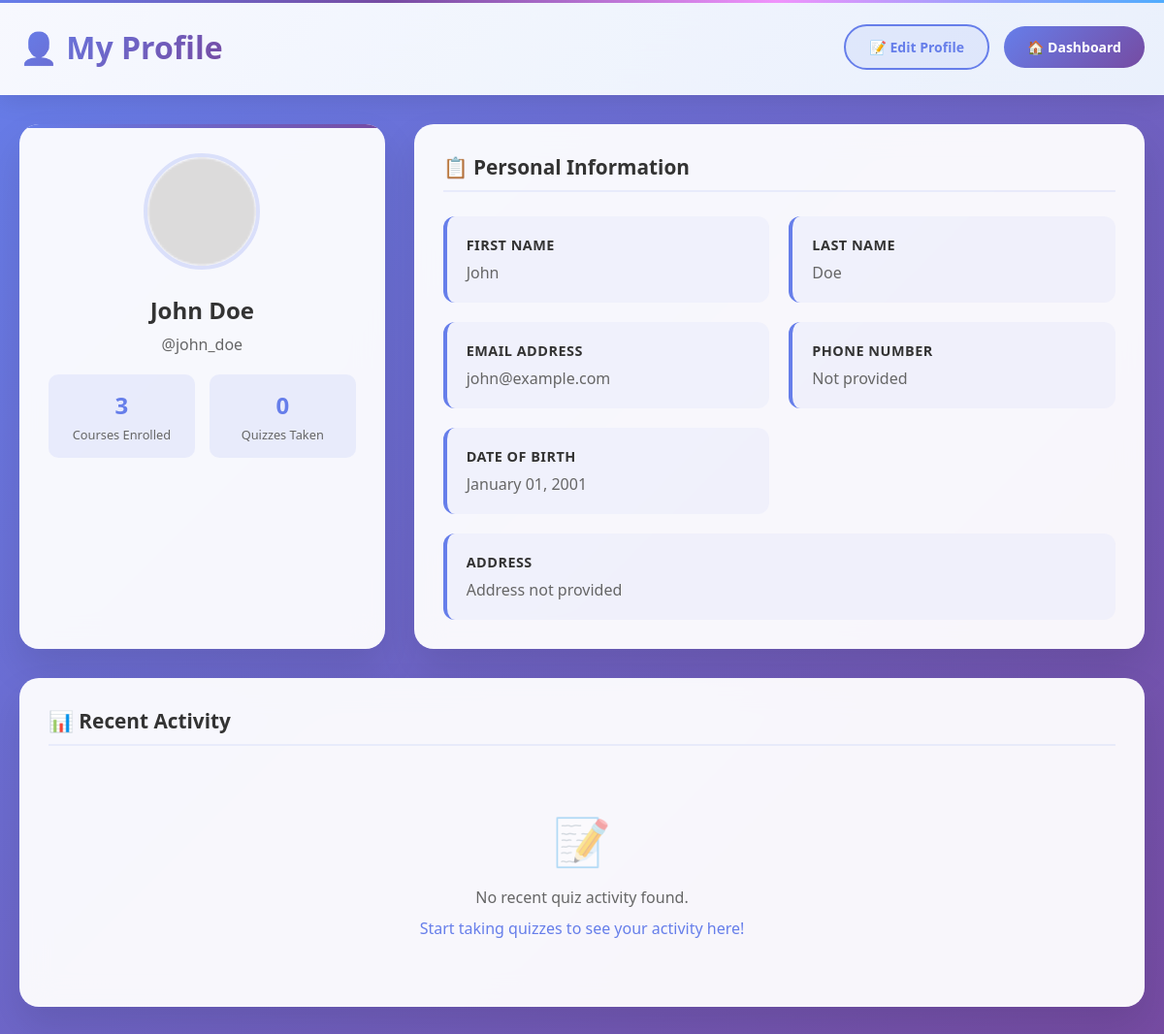
Before: /learner_profile/1 with the older database file.
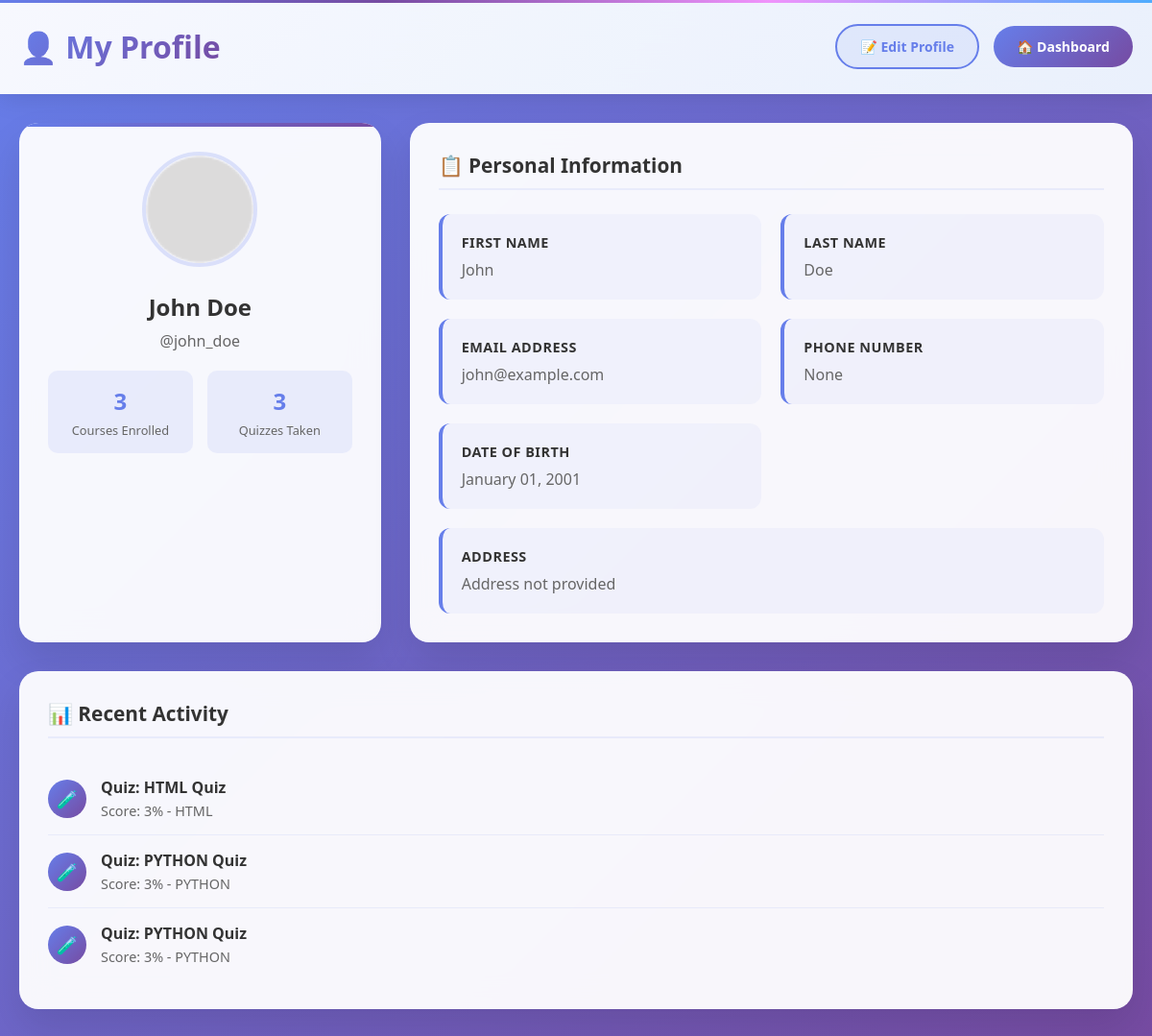
After: the same page with the newer database file.
### website/models.py (models this page shows, shortened)
class Learner(models.Model):
        username = models.CharField(max_length=50)
        first_name = models.CharField(max_length=50, default='')
        last_name = models.CharField(max_length=50, default='')
        profile_picture = models.ImageField(null=True, blank=True, upload_to='images/')
        email = models.EmailField()
        ph_number = models.CharField(max_length=15, blank=True, null=True)
        DOB = models.DateField( null = True, default='2001-01-01')
        user = models.OneToOneField(User, on_delete=models.CASCADE, default=None)
        dno = models.CharField(max_length=100, null=True, blank=True, default='--')
        street = models.CharField(max_length=100, null=True, blank=True, default='--')
        city = models.CharField(max_length=100, null=True, blank=True, default='--')
        state = models.CharField(max_length=100, null=True, blank=True, default='--')
        country = models.CharField(max_length=100, null=True, blank=True, default='--')
        pincode = models.CharField(max_length=100, null=True, blank=True, default='--')

class Submission_quiz(models.Model):
    Learner = models.ForeignKey(Learner, on_delete=models.CASCADE)
    Quiz = models.ForeignKey(Quiz, on_delete=models.CASCADE )
    score = models.IntegerField(blank=True, null=True, default = 0)

class Quiz(models.Model):
    title = models.CharField(max_length=255)
    course = models.ForeignKey(Course, on_delete=models.CASCADE, null=True, blank=True)

class Course(models.Model):
    name = models.CharField(max_length=50)
    description = models.TextField()
    price = models.IntegerField()
    discount = models.IntegerField( null=True, blank=True)

### website/views.py (the view)
# urls.py: path('learner_profile/<int:id>', views.learner_profile, name='learner_profile'),
def learner_profile(request, id):
    try:
        learner = Learner.objects.get(id=id)
        from django.db.models import Count
        from .models import learnings, Submission_quiz
        total_courses = Course.objects.count()
        enrolled_courses = learnings.objects.filter(learner=learner, activation=True).count()
        quiz_submissions = Submission_quiz.objects.filter(Learner=learner)
        total_quizzes_taken = quiz_submissions.count()
        latest_score = quiz_submissions.order_by('-id').first()
        latest_score_value = latest_score.score if latest_score else 0
        recent_quizzes = quiz_submissions.order_by('-id')[:5]
        context = {
            'learner': learner,
            'total_courses': total_courses,
            'enrolled_courses': enrolled_courses,
            'total_quizzes_taken': total_quizzes_taken,
            'latest_score': latest_score_value,
            'recent_quizzes': recent_quizzes,
        }
        return render(request, 'learner/profile.html', context)
    except Learner.DoesNotExist:
        return render(request, 'learner/profile.html', {'error': 'Learner not found'})
    except Exception as e:
        print(f"❌ Error loading learner profile: {e}")
        return render(request, 'learner/profile.html', {'error': 'Error loading profile'})

### website/templates/learner/profile.html (shortened to what the changed rows need)
<!DOCTYPE html>
<html lang="en">
<head>
</head>
<body>
    <div class="header">
        <div class="header-content">
            <h1>👤 My Profile</h1>
        </div>
    </div>
    <div class="container">
        {% if error %}
        <div class="error-message">
            <strong>❌ Error:</strong> {{ error }}
        </div>
        {% else %}
        <div class="profile-layout">
            <div class="profile-card">
                <div class="profile-pic">
                    {% if learner.profile_picture %}
                        <img src="{{ learner.profile_picture.url }}" alt="Profile Picture" onerror="this.parentElement.innerHTML='<div class=\'default-avatar\'>👤</div>';">
                    {% else %}
                        <div class="default-avatar">👤</div>
                    {% endif %}
                </div>
                <div class="profile-name">
                    {{ learner.first_name|default:learner.username }} {{ learner.last_name }}
                </div>
                <div class="profile-username">@{{ learner.username }}</div>
                <div class="profile-stats">
                    <div class="stat-item">
                        <div class="stat-number">{{ enrolled_courses|default:0 }}</div>
                        <div class="stat-label">Courses Enrolled</div>
                    </div>
                    <div class="stat-item">
                        <div class="stat-number">{{ total_quizzes_taken|default:0 }}</div>
                        <div class="stat-label">Quizzes Taken</div>
                    </div>
                </div>
            </div>
            <div class="details-card">
                <h3 class="section-title">📋 Personal Information</h3>
                <div class="info-grid">
                    <div class="info-item">
                        <div class="info-label">First Name</div>
                        <div class="info-value">{{ learner.first_name|default:"Not provided" }}</div>
                    </div>
                    <div class="info-item">
                        <div class="info-label">Last Name</div>
                        <div class="info-value">{{ learner.last_name|default:"Not provided" }}</div>
                    </div>
                    <div class="info-item">
                        <div class="info-label">Email Address</div>
                        <div class="info-value">{{ learner.email }}</div>
                    </div>
                    <div class="info-item">
                        <div class="info-label">Phone Number</div>
                        <div class="info-value">{{ learner.ph_number|default:"Not provided" }}</div>
                    </div>
                    <div class="info-item">
                        <div class="info-label">Date of Birth</div>
                        <div class="info-value">
                            {% if learner.DOB %}
                                {{ learner.DOB|date:"F d, Y" }}
                            {% else %}
                                Not provided
                            {% endif %}
                        </div>
                    </div>
                    <div class="info-item" style="grid-column: 1 / -1;">
                        <div class="info-label">Address</div>
                        <div class="info-value">
                            {% if learner.dno != '--' and learner.street != '--' %}
                                {{ learner.dno }} {{ learner.street }},<br>
                                {{ learner.city }}, {{ learner.state }},<br>
                                {{ learner.country }} - {{ learner.pincode }}
                            {% else %}
                                Address not provided
                            {% endif %}
                        </div>
                    </div>
                </div>
            </div>
        </div>
        <div class="activity-card">
            <h3 class="section-title">📊 Recent Activity</h3>
            {% if recent_quizzes %}
                {% for quiz in recent_quizzes %}
                <div class="activity-item">
                    <div class="activity-icon">🧪</div>
                    <div class="activity-content">
                        <div class="activity-title">Quiz: {{ quiz.Quiz.title }}</div>
                        <div class="activity-desc">Score: {{ quiz.score }}% - {{ quiz.Quiz.course.name }}</div>
                    </div>
                </div>
                {% endfor %}
            {% else %}
                <div class="empty-state">
                    <div class="empty-state-icon">📝</div>
                    <p>No recent quiz activity found.</p>
                    <p style="margin-top: 10px; color: #667eea;">
                        <a href="{% url 'home' learner.id %}" style="color: #667eea; text-decoration: none;">
                            Start taking quizzes to see your activity here!
                        </a>
                    </p>
                </div>
            {% endif %}
        </div>
        {% endif %}
    </div>
</body>
</html>

Changed rows visible on the page:
changed Learner "John": ph_number "Not provided" → "None"
added Submission_quiz: Quiz "HTML Quiz", score "3", Quiz.course.name "HTML"
added Submission_quiz: Quiz "PYTHON Quiz", score "3", Quiz.course.name "PYTHON"
added Submission_quiz: Quiz "PYTHON Quiz", score "3", Quiz.course.name "PYTHON"
Other visible differences:
{{ total_quizzes_taken|default:0 }}: "0" → "3"
text no longer shown: "📝 No recent quiz activity found. Start taking quizzes to see your activity here!"
